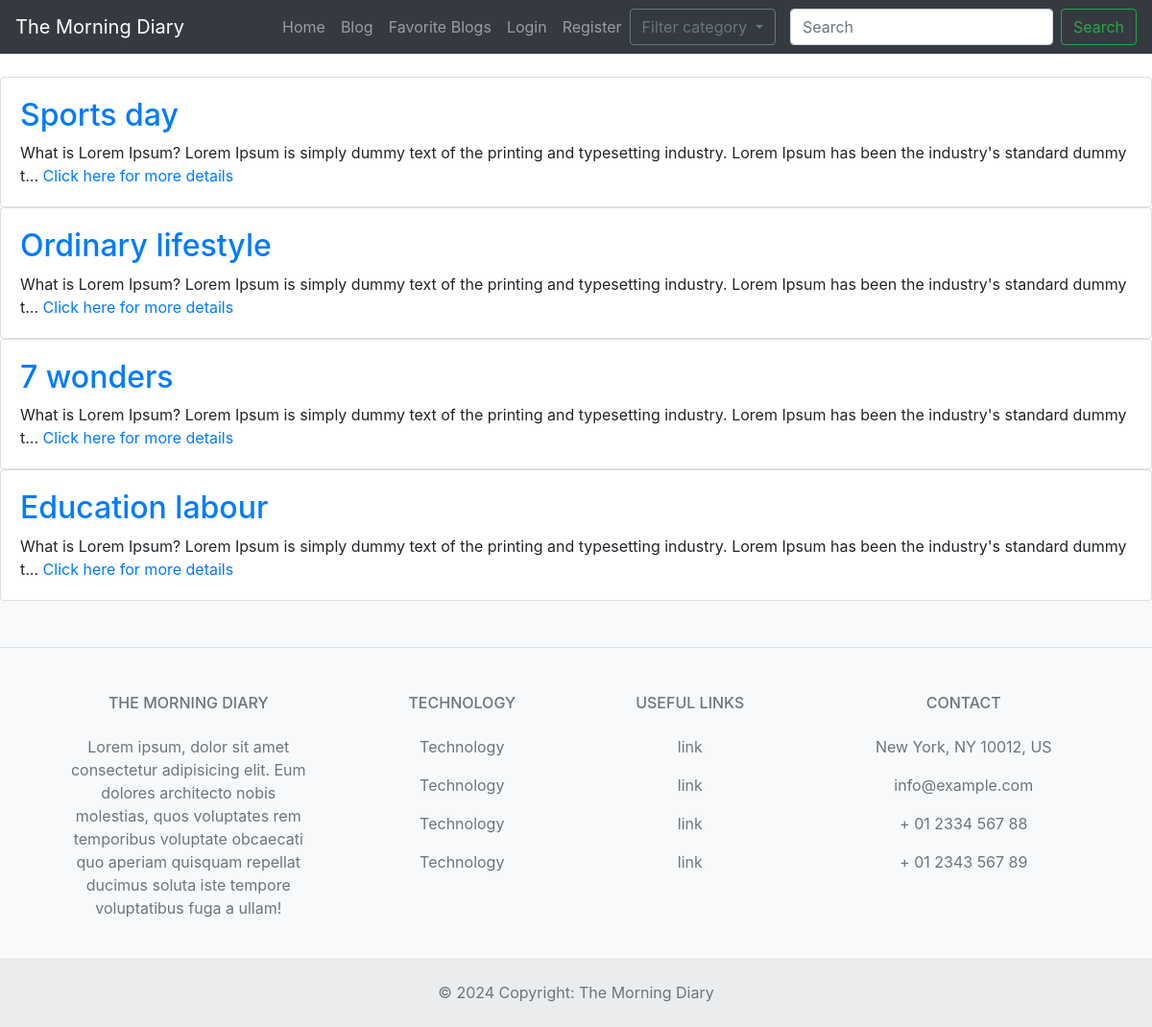
The page / on the database its author committed.
### blog/models.py (models this page shows, shortened)
class Blog(models.Model):
    title = models.CharField(max_length=200)
    body = models.TextField()
    category = models.ForeignKey(BlogCategory, on_delete=models.CASCADE)
    date = models.DateTimeField(auto_now_add=True)
    author = models.ForeignKey(CustomUser, on_delete=models.CASCADE)

### myblog/views.py (the view)
# urls.py: path('', views.home, name='home'),
def home(request):
    blogs = Blog.objects.all()
    return render(request, 'home.html', {'blogs': blogs})

### templates/home.html
{% extends 'base.html' %}
{% block content %}
{% for blog in blogs %}
<div class="card-deck">
  <div class="card">
    <div class="card-body">
      <h2 class="list-unstyled"> <a href=" {% url 'blog_detail' blog.id  %}"> {{ blog.title }} </a></h2>
      {% if blog.body|length > 150 %}
      {{ blog.body|truncatechars:150 }}
      <a href="{% url 'blog_detail' blog.id %}">Click here for more details</a>
      {% else %}
      {{ blog.body }}
      {% endif %}
    </div>
  </div>
</div>
{% endfor %}
{% endblock %}

### rows shown on the page
Blog: title "Sports day", body "What is Lorem Ipsum? Lorem Ipsum is simply dummy text of the printing and typesetting industry. Lorem Ipsum has been the industry's standard dummy t…"
Blog: title "Ordinary lifestyle", body "What is Lorem Ipsum? Lorem Ipsum is simply dummy text of the printing and typesetting industry. Lorem Ipsum has been the industry's standard dummy t…"
Blog: title "7 wonders", body "What is Lorem Ipsum? Lorem Ipsum is simply dummy text of the printing and typesetting industry. Lorem Ipsum has been the industry's standard dummy t…"
Blog: title "Education labour", body "What is Lorem Ipsum? Lorem Ipsum is simply dummy text of the printing and typesetting industry. Lorem Ipsum has been the industry's standard dummy t…"
